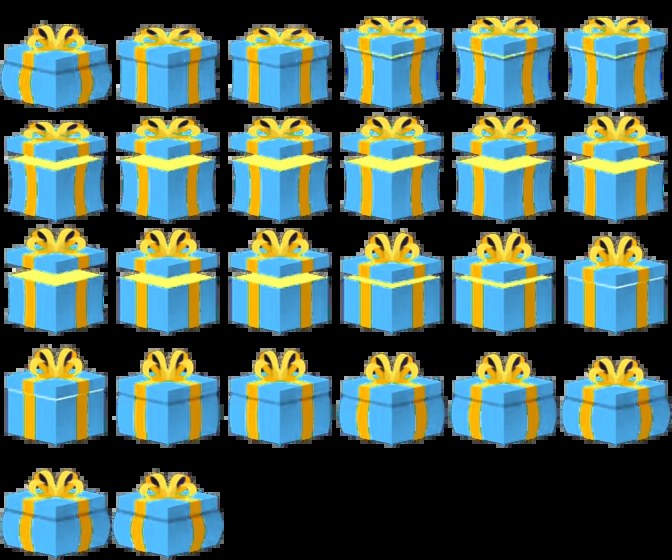
#> input picture smartai/user/anim/gift-idle.webp, 1344 x 1120 px, given in place of 00070.png, which was not available (shown at 1/2 size)
$ python make-gift-art.py ../user/anim/gift-idle.webp
#> lines starting #> are read from the running program, lines starting #| are printed output that depends on the picture; after the words box and inside, x2 and y2 are one past the last pixel; in counts of white or black regions, pixels touching at a corner belong together
"""Makes the opened gift picture from the owner's recording of the bursting gift box (video 4):
   user/anim/gift-open.webp  the open box with its coin pile, WITHOUT its star and star pattern: the app puts a UGX coin where the star was
   (The gift that "wants to open" is NOT cut from video any more: it is drawn as SVG in the app, GB_SVG, so it is sharp at any size; it moves like
   the recording's 0.433 s loop.)
   python3 tools/make-gift-art.py <dir with a burst/f folder of 60 fps frames 00001.png ...>      (needs numpy, opencv, Pillow)"""
import sys, os, json, glob
import numpy as np, cv2
from PIL import Image, ImageDraw

SRC = sys.argv[1]
OUT = os.path.join(os.path.dirname(os.path.abspath(__file__)), '..', 'user', 'anim')

def key_alpha(bgr, thresh=58, no_purple=False):
    b, g, r = [bgr[:, :, i].astype(np.int32) for i in range(3)]
    v = np.maximum(np.maximum(r, g), b)
    mask = (v > thresh).astype(np.uint8)
    if no_purple:   # the page of that recording has a purple glow in one corner: it is not part of the box
        hh = cv2.cvtColor(bgr, cv2.COLOR_BGR2HSV)[:, :, 0].astype(np.int32)
        mask[(hh >= 118) & (hh <= 170) & (v < 125)] = 0
    mask = cv2.morphologyEx(mask, cv2.MORPH_OPEN, np.ones((2, 2), np.uint8))
    h, w = mask.shape
    pad = cv2.copyMakeBorder(mask, 1, 1, 1, 1, cv2.BORDER_CONSTANT, value=0)
    ff = pad.copy(); cv2.floodFill(ff, None, (0, 0), 2)
    filled = ((ff != 2).astype(np.uint8))[1:-1, 1:-1]
    n, lab, st, _ = cv2.connectedComponentsWithStats(filled)
    keep = np.zeros_like(filled)
    for i in range(1, n):
        if st[i][4] >= 40: keep[lab == i] = 1
    er = cv2.erode(keep, np.ones((3, 3), np.uint8))
    edge = (keep == 1) & (er == 0)
    soft = np.clip((v - 30) / 55.0, 0, 1)
    alpha = keep.astype(np.float32); alpha[edge] = soft[edge]
    rgb = bgr[:, :, ::-1].astype(np.float32)
    inside = er.astype(bool); fillc = rgb.copy()
    for _ in range(2):
        m = inside.astype(np.float32)
        blur = cv2.blur(fillc * m[:, :, None], (3, 3)); cnt = cv2.blur(m, (3, 3))
        newc = np.where(cnt[:, :, None] > 0.01, blur / np.maximum(cnt, 1e-3)[:, :, None], fillc)
        fillc = np.where(inside[:, :, None], fillc, newc); inside = inside | (cnt > 0.01)
    rgb = np.where(er.astype(bool)[:, :, None], rgb, fillc)
    return rgb, alpha

# ------------------------------------------------------------------ the open box, no star
im = cv2.imread(f'{SRC}/burst/f/00070.png')
#> im is the input picture: shape (1120, 1344, 3); mean B, G, R 92.6, 101.2, 76.9
Hh, Ww = im.shape[:2]
#> Hh = 1120; Ww = 1344
hsv = cv2.cvtColor(im, cv2.COLOR_BGR2HSV); h, s, v = [hsv[:, :, i].astype(int) for i in range(3)]
#> after `hsv = cv2.cvtColor(im, cv2.COLOR_BGR2HSV)`: hsv: shape (1120, 1344, 3); mean H, S, V 46.7, 103.5, 127.2
gold = (h >= 14) & (h <= 34) & (s > 110) & (v > 170)
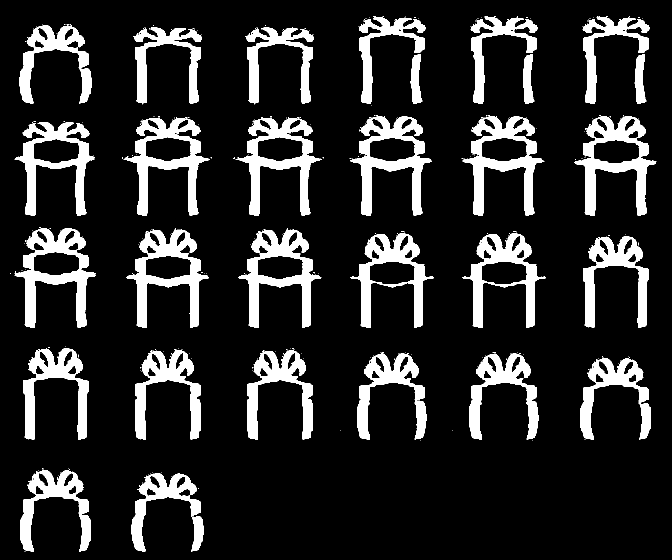
#> gold: shape (1120, 1344) bool (shown at 1/2 size); 15.7% white; 326 white regions (297 under 20 px), largest, box (x1, y1, x2, y2) and area: (1149, 232, 1313, 432) 11187, (29, 456, 192, 656) 11177, (700, 233, 864, 432) 10996
region = np.zeros((Hh, Ww), bool); region[:372, :] = True
star = (gold & region).astype(np.uint8)
#> star: shape (1120, 1344); values 0 (black) and 1 (white), 6.4% white; 167 white regions (152 under 20 px), largest, box (x1, y1, x2, y2) and area: (1149, 232, 1313, 372) 8917, (700, 233, 864, 372) 8812, (925, 233, 1089, 372) 8800
n, lab, st, _ = cv2.connectedComponentsWithStats(star)
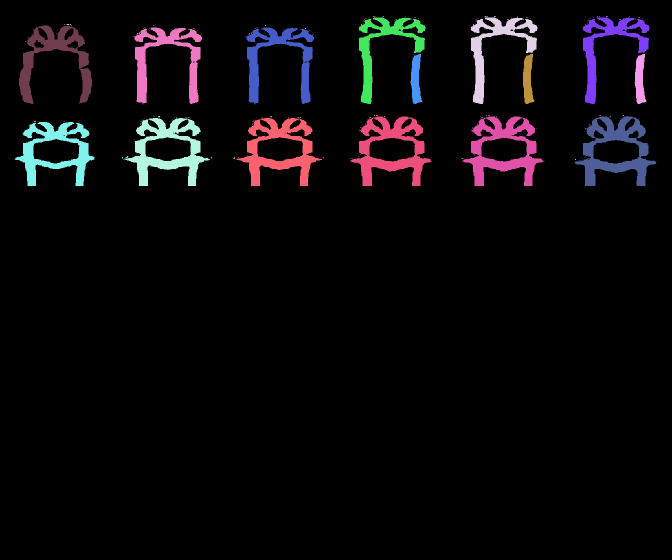
#> lab: shape (1120, 1344) int32 (shown at 1/2 size); 168 distinct labels, from 0 to 167; one colour per label, 0 black
#> n = 168; st = 168 rows, first 6: [0, 0, 1344, 1120, 1409424], [746, 32, 6, 2, 9], [765, 32, 3, 2, 4], [811, 33, 1, 1, 1], [941, 32, 134, 176, 6021], [988, 32, 4, 2, 6]
big = max(range(1, n), key=lambda i: st[i][4]); star = (lab == big).astype(np.uint8)
#> after `big = max(range(1, n), key=lambda i: st[i][4])`: big = 90
#> after `star = (lab == big).astype(np.uint8)`: star: shape (1120, 1344); values 0 (black) and 1 (white), 0.59% white; 1 white region, box (x1, y1, x2, y2) and area: (1149, 232, 1313, 372) 8917
star_d = cv2.dilate(star, np.ones((7, 7), np.uint8)).astype(bool)
#> star_d: shape (1120, 1344) bool; 0.88% white; 1 white region, box (x1, y1, x2, y2) and area: (1146, 229, 1316, 375) 13216
# the box without the star: blue parts + everything below the pile
blue = ((h >= 92) & (h <= 114) & (s > 60) & (v > 90)).astype(np.uint8)
#> blue: shape (1120, 1344); values 0 (black) and 1 (white), 33.2% white; 311 white regions (146 under 20 px), largest, box (x1, y1, x2, y2) and area: (965, 71, 1052, 221) 10391, (1189, 71, 1276, 221) 10388, (741, 71, 828, 221) 10380
blue[:250, :] = 0
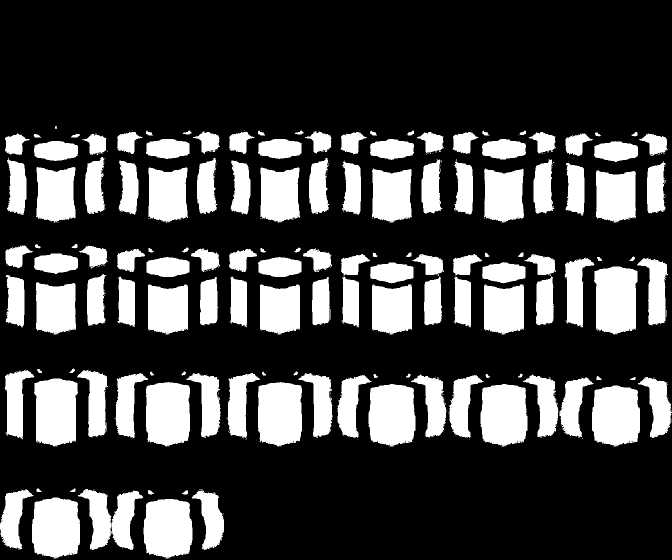
#> blue: shape (1120, 1344) (shown at 1/2 size); values 0 (black) and 1 (white), 25.5% white; 244 white regions (111 under 20 px), largest, box (x1, y1, x2, y2) and area: (68, 757, 156, 893) 10273, (1188, 533, 1275, 669) 10264, (292, 764, 380, 893) 10241
hull_pts = cv2.convexHull(np.column_stack(np.where(blue > 0))[:, ::-1])
#> hull_pts = contour of 34 points, box (x1, y1, x2, y2) (0, 252, 1344, 1117), area 1018467
hull = np.zeros((Hh, Ww), np.uint8); cv2.fillConvexPoly(hull, hull_pts, 1)
#> after `cv2.fillConvexPoly(hull, hull_pts, 1)`: hull: shape (1120, 1344); values 0 (black) and 1 (white), 67.8% white; 2 black regions, box (x1, y1, x2, y2) and area: (0, 0, 1344, 1009) 353917, (0, 844, 1344, 1120) 130758
inside_hull = hull.astype(bool)
# star over the box's back wall: fill row by row between the wall colours on either side; star over the page: transparent
fixed = im.copy()
for y in range(Hh):
    row = star_d[y] & inside_hull[y]
    if not row.any(): continue
    xs_ = np.where(row)[0]
    # runs
    runs = np.split(xs_, np.where(np.diff(xs_) > 1)[0] + 1)
    for run in runs:
        a, b = run[0] - 1, run[-1] + 1
        if a < 0 or b >= Ww: continue
        ca, cb = im[y, a].astype(np.float32), im[y, b].astype(np.float32)
        for k, x in enumerate(run):
            t = (k + 1) / (len(run) + 1); fixed[y, x] = (ca * (1 - t) + cb * t).astype(np.uint8)
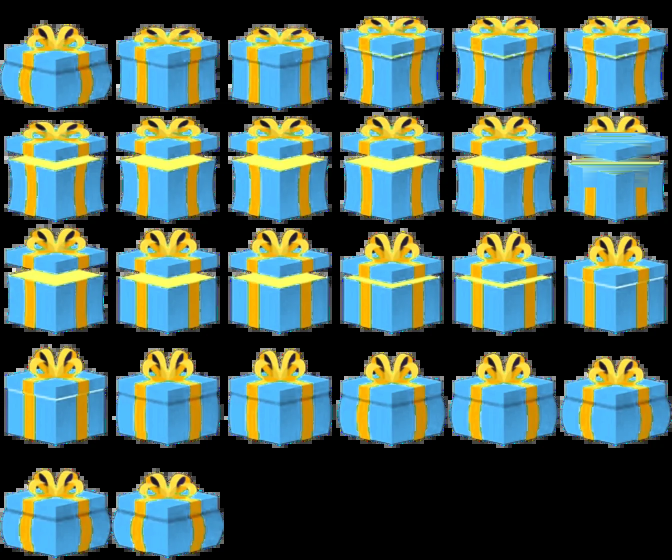
#> fixed: shape (1120, 1344, 3) (shown at 1/2 size); 0.66% of pixels changed, all inside (x1, y1, x2, y2) = (1146, 263, 1316, 375)
page_star = star_d & ~inside_hull
#> page_star: shape (1120, 1344) bool; 0.22% white; 1 white region, box (x1, y1, x2, y2) and area: (1167, 229, 1295, 266) 3356
rgb, alpha = key_alpha(fixed)
#> in key_alpha, `mask = (v > thresh).astype(np.uint8)`: mask: shape (1120, 1344); values 0 (black) and 1 (white), 60.2% white; 2074 black regions (2016 under 20 px), largest, box (x1, y1, x2, y2) and area: (0, 0, 1344, 1120) 585740, (120, 1080, 320, 1120) 3128, (0, 1088, 96, 1120) 1465
#> in key_alpha, `mask = cv2.morphologyEx(mask, cv2.MORPH_OPEN, np.ones((2, 2), np.uint8))`: mask: shape (1120, 1344); values 0 (black) and 1 (white), 60.2% white; 1460 black regions (1402 under 20 px), largest, box (x1, y1, x2, y2) and area: (0, 0, 1344, 1120) 587384, (121, 1081, 321, 1120) 2950, (0, 1089, 97, 1120) 1426
#> in key_alpha, `pad = cv2.copyMakeBorder(mask, 1, 1, 1, 1, cv2.BORDER_CONSTANT, value=0)`: pad: shape (1122, 1346); values 0 (black) and 1 (white), 60% white; 1457 black regions (1401 under 20 px), largest, box (x1, y1, x2, y2) and area: (0, 0, 1346, 1122) 596696, (581, 468, 596, 488) 129, (304, 956, 319, 973) 128
#> in key_alpha, `filled = ((ff != 2).astype(np.uint8))[1:-1, 1:-1]`: filled: shape (1120, 1344); values 0 (black) and 1 (white), 60.7% white; 4 black regions (1 under 20 px), largest, box (x1, y1, x2, y2) and area: (0, 0, 1344, 1120) 587091, (121, 1081, 321, 1120) 2948, (0, 1089, 97, 1120) 1426
#> in key_alpha, `n, lab, st, _ = cv2.connectedComponentsWithStats(filled)`:
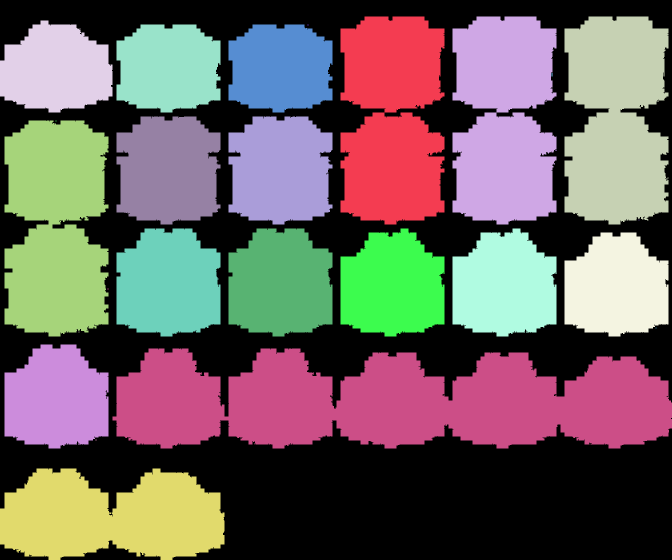
#> lab: shape (1120, 1344) int32 (shown at 1/2 size); 27 distinct labels, from 0 to 26; one colour per label, 0 black
#> in key_alpha, `n, lab, st, _ = cv2.connectedComponentsWithStats(filled)`: n = 27; st = 27 rows, first 6: [0, 0, 1344, 1120, 591469], [681, 33, 208, 416, 72852], [905, 33, 208, 416, 72816], [1129, 33, 208, 416, 72974], [0, 41, 225, 184, 31677], [233, 49, 208, 176, 31088]
#> after the loop in key_alpha, `for i in range(1, n):`: keep: shape (1120, 1344); values 0 (black) and 1 (white), 60.7% white; 4 black regions (1 under 20 px), largest, box (x1, y1, x2, y2) and area: (0, 0, 1344, 1120) 587137, (121, 1081, 321, 1120) 2948, (0, 1089, 97, 1120) 1426
#> in key_alpha, `er = cv2.erode(keep, np.ones((3, 3), np.uint8))`: er: shape (1120, 1344); values 0 (black) and 1 (white), 59% white; 4 black regions (1 under 20 px), largest, box (x1, y1, x2, y2) and area: (0, 0, 1344, 1120) 611912, (120, 1080, 322, 1120) 3290, (0, 1088, 98, 1120) 1605
#> in key_alpha, `edge = (keep == 1) & (er == 0)`: edge: shape (1120, 1344) bool; 1.7% white in thin lines or dots
#> in key_alpha, `alpha[edge] = soft[edge]`: alpha: shape (1120, 1344) float32; min 0, max 1, mean 0.6
#> after the loop in key_alpha, `for _ in range(2):`: inside: shape (1120, 1344) bool; 62.3% white; 4 black regions (1 under 20 px), largest, box (x1, y1, x2, y2) and area: (0, 0, 1344, 1120) 564005, (122, 1082, 320, 1120) 2633, (0, 1090, 96, 1120) 1290
#> after the loop in key_alpha, `for _ in range(2):`: m: shape (1120, 1344) float32; values 0 (black) and 1 (white), 60.7% white; 4 black regions (1 under 20 px), largest, box (x1, y1, x2, y2) and area: (0, 0, 1344, 1120) 587622, (121, 1081, 321, 1120) 2952, (0, 1089, 97, 1120) 1440
alpha[page_star] = 0
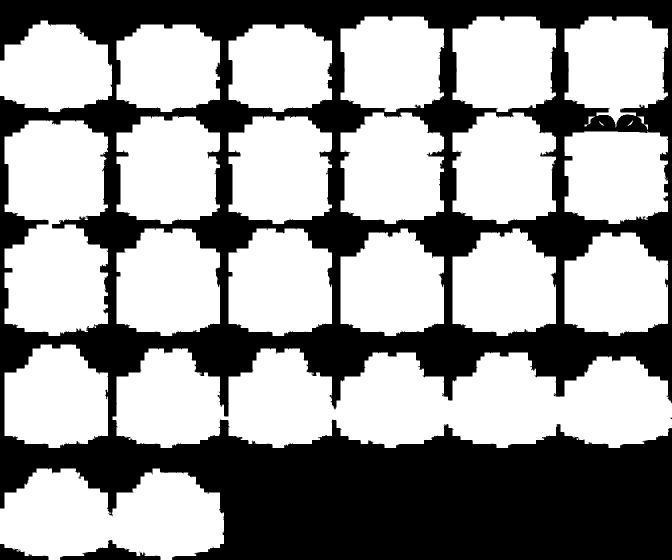
#> alpha: shape (1120, 1344) float32 (shown at 1/2 size); min 0, max 1, mean 0.597
# the star pattern on the box faces: lighter, less saturated blue -> flatten it, then put little coins in its place
hsv2 = cv2.cvtColor(fixed, cv2.COLOR_BGR2HSV); h2, s2, v2 = [hsv2[:, :, i].astype(int) for i in range(3)]
#> after `hsv2 = cv2.cvtColor(fixed, cv2.COLOR_BGR2HSV)`: hsv2: shape (1120, 1344, 3); mean H, S, V 47.1, 103.2, 127.1
body = np.zeros((Hh, Ww), bool); body[440:600, 262:612] = True
bluebase = (h2 >= 95) & (h2 <= 112)
#> bluebase: shape (1120, 1344) bool; 33.8% white; 1432 white regions (1270 under 20 px), largest, box (x1, y1, x2, y2) and area: (1129, 320, 1335, 447) 16275, (1189, 72, 1276, 222) 10319, (965, 72, 1052, 222) 10317
base_s = np.median(s2[body & bluebase])
#> base_s = 171
pat = (body & bluebase & (s2 < base_s - 28) & (v2 > 200)).astype(np.uint8)
#> pat: shape (1120, 1344); values 0 (black) and 1 (white), 0.07% white in thin lines or dots, all inside (x1, y1, x2, y2) = (262, 441, 612, 600)
pat = cv2.morphologyEx(pat, cv2.MORPH_OPEN, np.ones((2, 2), np.uint8))
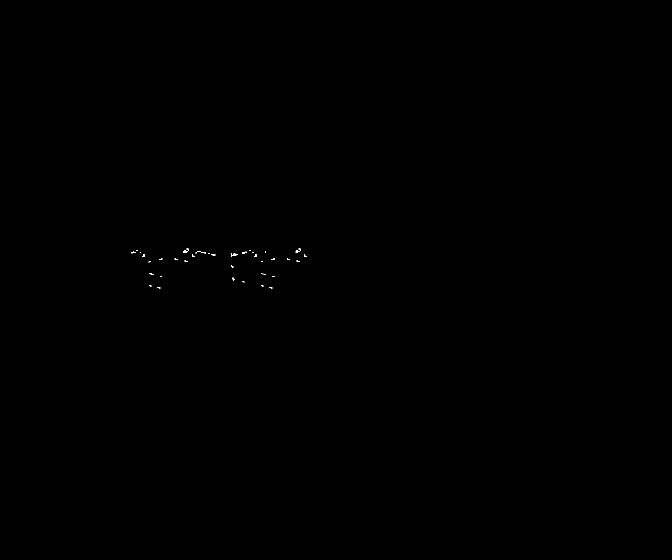
#> pat: shape (1120, 1344) (shown at 1/2 size); values 0 (black) and 1 (white), 0.04% white in thin lines or dots, all inside (x1, y1, x2, y2) = (263, 497, 613, 577)
n, lab, st, cen = cv2.connectedComponentsWithStats(pat)
#> n = 45; st = 45 rows, first 6: [0, 0, 1344, 1120, 1504715], [373, 497, 5, 4, 13], [597, 497, 5, 4, 13], [273, 500, 2, 2, 4], [366, 500, 9, 5, 29], [498, 500, 3, 2, 6]; cen = 45 pairs, first value 266.2 to 671.6, second value 498.2 to 575.5
blobs = [(cen[i], st[i][4]) for i in range(1, n) if st[i][4] >= 150]
#> blobs = []
flat = cv2.inpaint(fixed, cv2.dilate(pat, np.ones((5, 5), np.uint8)), 6, cv2.INPAINT_TELEA)
rgb, _a = key_alpha(flat); rgb = np.where((alpha > 0)[:, :, None], rgb, rgb)
#> in key_alpha (call 2), `n, lab, st, _ = cv2.connectedComponentsWithStats(filled)`: st = 27 rows, first 6: [0, 0, 1344, 1120, 591478], [681, 33, 208, 416, 72852], [905, 33, 208, 416, 72816], [1129, 33, 208, 416, 72974], [0, 41, 225, 184, 31677], [233, 49, 208, 176, 31088]
pil = Image.fromarray(np.clip(np.dstack([rgb, alpha * 255.0]), 0, 255).astype(np.uint8), 'RGBA')
S = 4
big_im = pil.resize((Ww * 1, Hh * 1))
dr = ImageDraw.Draw(big_im)
for (cxx, cyy), area in blobs:
    r = max(11, int(np.sqrt(area / np.pi) * 0.62))
    dr.ellipse([cxx - r * 0.85, cyy - r, cxx + r * 0.85, cyy + r], fill=(150, 214, 255, 255), outline=(112, 192, 252, 255), width=1)
#> this loop made 0 passes
bb = big_im.getbbox(); print('open bbox', bb)
#> after `bb = big_im.getbbox()`: bb = (0, 33, 1344, 1120)
#| open bbox (0, 33, 1344, 1120)
pad = 6; bb = (max(0, bb[0] - pad), max(0, bb[1] - pad), min(Ww, bb[2] + pad), min(Hh, bb[3] + pad))
#> after `bb = (max(0, bb[0] - pad), max(0, bb[1] - pad), min(Ww, bb[2] + pad), `: bb = (0, 27, 1344, 1120)
art = big_im.crop(bb)
tw = 512; art = art.resize((tw, int(art.height * tw / art.width)), Image.LANCZOS)
art.save(os.path.join(OUT, 'gift-open.webp'), 'WEBP', quality=90, method=6, alpha_quality=95)
# where the star was, in the picture's own pixels (percent of its width/height), for the app to place the coin
#> (the run stopped early here; a loop or call above may not have finished)
